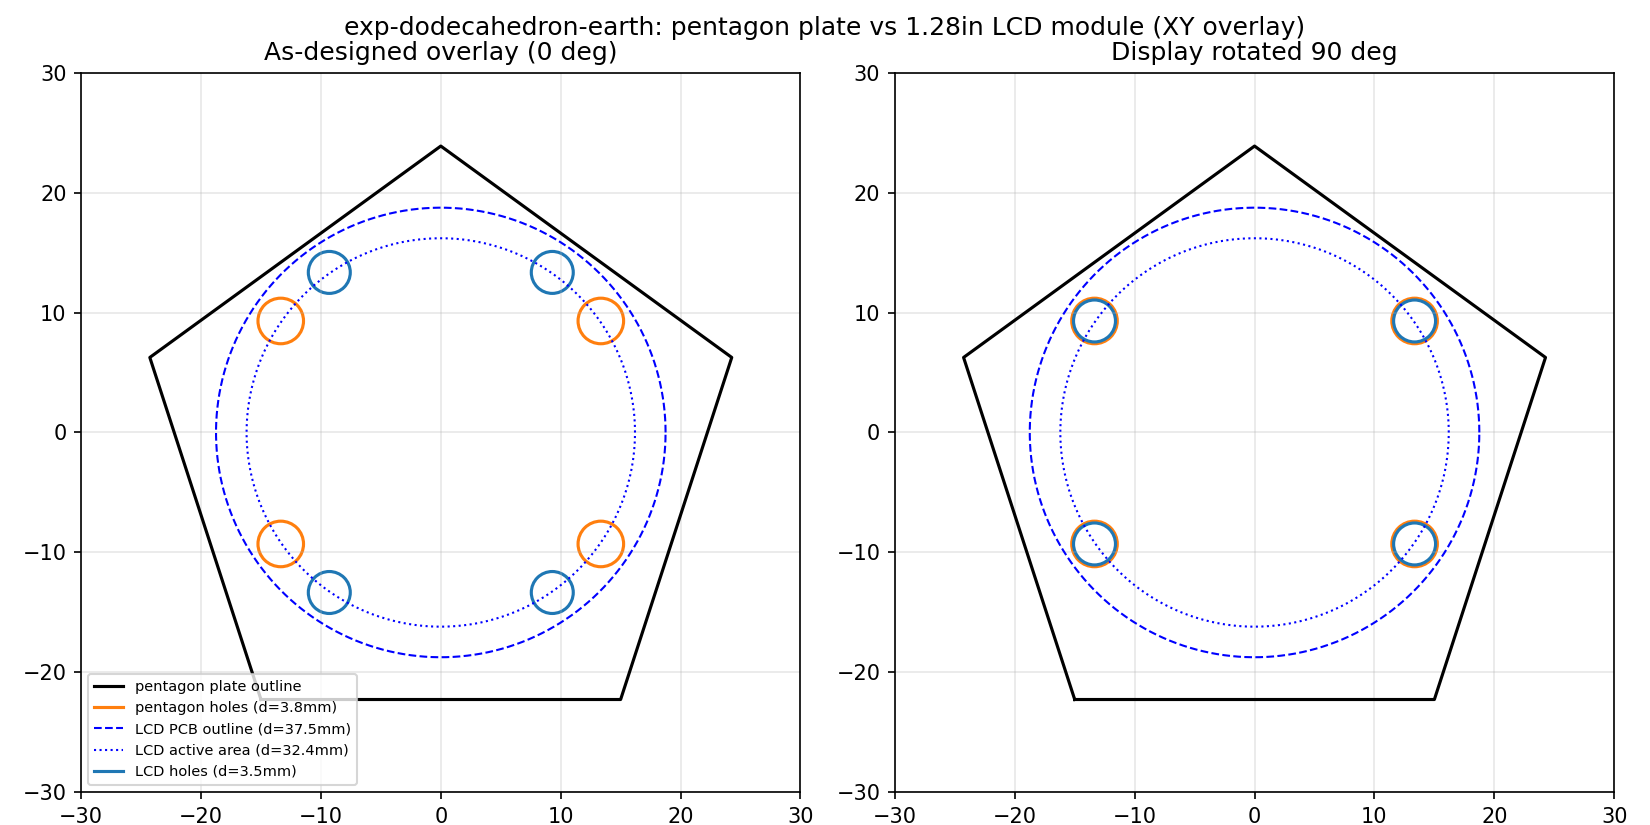

Python code for this plot:
"""Overlay the pentagon mounting plate (v0.0.1) and the 1.28" round LCD
module in the XY plane, using only data parsed out of the STEP files
(no FreeCAD/OpenCASCADE available in this environment).

Both parts are assumed centered on their own geometric center; this
script does not know the *intended* assembly transform, it just checks
whether the mounting-hole patterns can be made to coincide by a
rotation about the common Z axis.
"""
import math
import numpy as np
import matplotlib.pyplot as plt

from parse_step import parse_entities, get_circles

PENTAGON_STEP = "../3d/pentagon/v0.0.1/lcd_pentagon_plate.step"
DISPLAY_STEP = (
    "../3d/display/1.28inch_LCD_Module_3D_Drawing/"
    "1.28inch LCD Module 3D Drawing/0508.stp"
)

# Pentagon outline, read off the outer 5 vertices (radius > 20mm from
# center) found among the STEP's VERTEX_POINTs. Order them by angle so
# they plot as a proper closed polygon.
PENTAGON_OUTLINE = [
    (-24.271, 6.256),
    (-15.0, -22.276),
    (0.0, 23.89),
    (15.0, -22.276),
    (24.271, 6.256),
]


def order_ccw(points):
    cx = sum(p[0] for p in points) / len(points)
    cy = sum(p[1] for p in points) / len(points)
    return sorted(points, key=lambda p: math.atan2(p[1] - cy, p[0] - cx))


def rot90(xy):
    x, y = xy
    return (-y, x)


def main():
    pent_ents = parse_entities(PENTAGON_STEP)
    pent_circles = [c for c in get_circles(pent_ents) if round(c["radius"], 2) == 1.9]
    pent_holes = sorted({(round(c["center"][0], 3), round(c["center"][1], 3)) for c in pent_circles})

    disp_ents = parse_entities(DISPLAY_STEP)
    disp_circles = get_circles(disp_ents)
    disp_holes = sorted(
        {
            (round(c["center"][0], 3), round(c["center"][1], 3))
            for c in disp_circles
            if round(c["radius"], 2) == 1.75
        }
    )
    pcb_r = max(c["radius"] for c in disp_circles if round(c["radius"], 2) == 18.75)
    active_r = max(c["radius"] for c in disp_circles if round(c["radius"], 2) == 16.2)

    outline = order_ccw(PENTAGON_OUTLINE)
    outline_closed = outline + [outline[0]]

    fig, axes = plt.subplots(1, 2, figsize=(11, 5.5))

    for ax, rotate, title in (
        (axes[0], False, "As-designed overlay (0 deg)"),
        (axes[1], True, "Display rotated 90 deg"),
    ):
        xs, ys = zip(*outline_closed)
        ax.plot(xs, ys, "k-", lw=1.5, label="pentagon plate outline")

        for hx, hy in pent_holes:
            ax.add_patch(plt.Circle((hx, hy), 1.9, fill=False, color="tab:orange", lw=1.5))
        ax.plot([], [], color="tab:orange", label="pentagon holes (d=3.8mm)")

        theta = np.linspace(0, 2 * math.pi, 200)
        ax.plot(pcb_r * np.cos(theta), pcb_r * np.sin(theta), "b--", lw=1, label="LCD PCB outline (d=37.5mm)")
        ax.plot(active_r * np.cos(theta), active_r * np.sin(theta), "b:", lw=1, label="LCD active area (d=32.4mm)")

        for hx, hy in disp_holes:
            if rotate:
                hx, hy = rot90((hx, hy))
            ax.add_patch(plt.Circle((hx, hy), 1.75, fill=False, color="tab:blue", lw=1.5))
        ax.plot([], [], color="tab:blue", label="LCD holes (d=3.5mm)")

        ax.set_title(title)
        ax.set_aspect("equal")
        ax.set_xlim(-30, 30)
        ax.set_ylim(-30, 30)
        ax.grid(alpha=0.3)

    axes[0].legend(loc="lower left", fontsize=7)
    fig.suptitle("exp-dodecahedron-earth: pentagon plate vs 1.28in LCD module (XY overlay)")
    fig.tight_layout()
    out = "overlay.png"
    fig.savefig(out, dpi=150)
    print(f"wrote {out}")

    print("\npentagon holes (x, y):", pent_holes)
    print("display holes (x, y):", disp_holes)
    print("display holes rotated 90deg:", sorted(rot90(h) for h in disp_holes))
    print(f"LCD PCB diameter: {pcb_r * 2:.1f} mm, active area diameter: {active_r * 2:.1f} mm")


if __name__ == "__main__":
    main()
